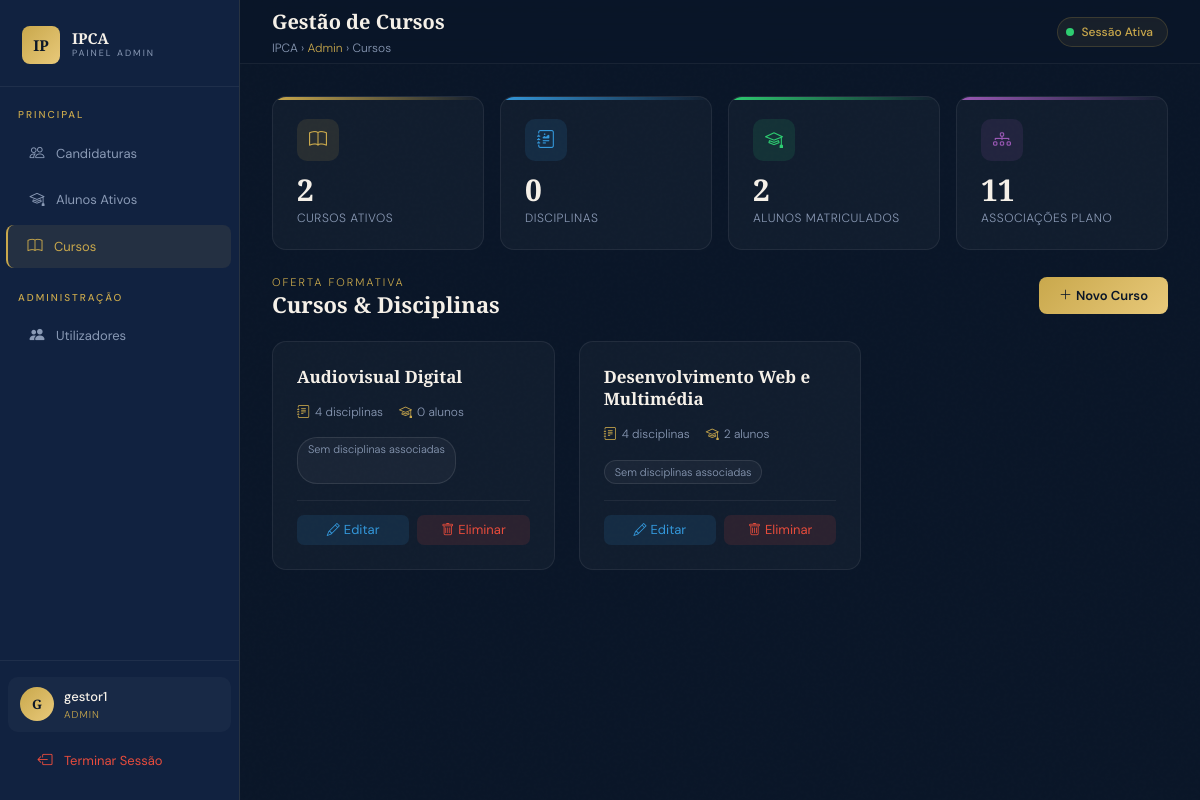
Page /gerir_cursos.php (signed in) on the earlier database version.
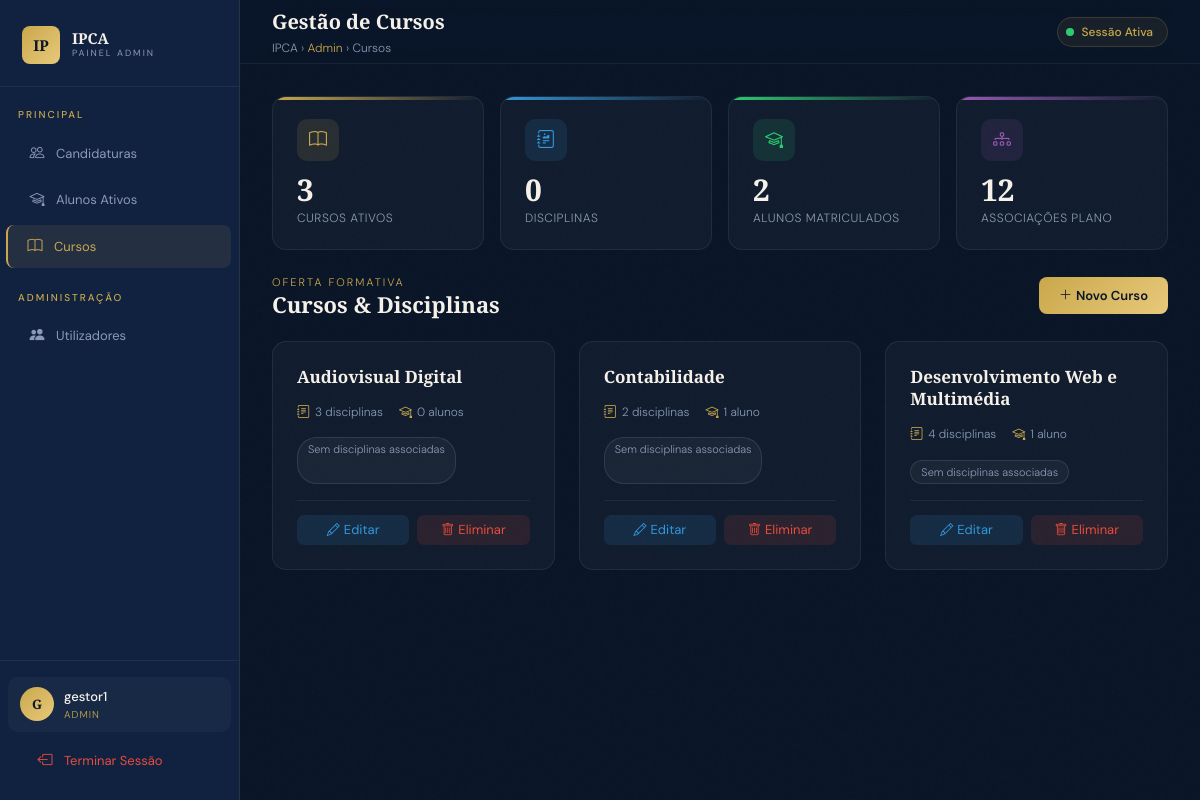
Same page on the later database version.
### tables this page shows
CREATE TABLE `cursos` (
  `ID` int(11) NOT NULL,
  `Nome` text NOT NULL
);

### gerir_cursos.php (the view, shortened to what the changed rows need)
<?php
include "db.php";
$cursos_result = $conn->query("
    SELECT c.ID, c.Nome,
           COUNT(DISTINCT pe.DISCIPLINA) AS num_disciplinas,
           COUNT(DISTINCT a.id)          AS num_alunos
    FROM cursos c
    LEFT JOIN plano_estudos pe ON pe.CURSOS = c.ID
    LEFT JOIN alunos a         ON a.curso_id = c.ID
    GROUP BY c.ID, c.Nome
    ORDER BY c.Nome ASC
");
$todas_disc   = [];
$plano_map  = [];
$plano_rows = $conn->query("SELECT CURSOS, DISCIPLINA FROM plano_estudos");
foreach ($plano_rows->fetchAll() as $p) {
    $plano_map[$p['CURSOS']][] = (int)$p['DISCIPLINA'];
}
$cursos_all = $cursos_result->fetchAll();
$total_cursos = count($cursos_all);
?>
<!DOCTYPE html>
<html lang="pt-PT">
<head>
<link href="https://cdn.jsdelivr.net/npm/bootstrap@5.3.3/dist/css/bootstrap.min.css" rel="stylesheet">
<link href="https://cdn.jsdelivr.net/npm/bootstrap-icons@1.11.3/font/bootstrap-icons.min.css" rel="stylesheet">
<link rel="stylesheet" href="css/dashboard.css">
<link rel="stylesheet" href="css/adicionar_curso.css">
</head>
<body>
<div class="main-wrap">
  <div class="page-content">
    <div class="row g-3 mb-4">
      <div class="col-6 col-md-3">
        <div class="stat-card" style="--card-color:#c9a84c;--card-rgb:201,168,76">
          <div class="stat-icon"><i class="bi bi-book"></i></div>
          <div class="stat-value"><?php echo $total_cursos; ?></div>
          <div class="stat-label">Cursos Ativos</div>
        </div>
      </div>
      <div class="col-6 col-md-3">
        <div class="stat-card" style="--card-color:#9b59b6;--card-rgb:155,89,182">
          <div class="stat-icon"><i class="bi bi-diagram-3"></i></div>
          <div class="stat-value"><?php echo $conn->query("SELECT COUNT(*) as n FROM plano_estudos")->fetchColumn(); ?></div>
          <div class="stat-label">Associações Plano</div>
        </div>
      </div>
    </div>
    <div class="d-flex justify-content-between align-items-center mb-4">
      <div>
        <h2 style="font-family:'Playfair Display',serif;font-size:22px;font-weight:700;color:var(--cream);margin:0;">
          Cursos &amp; Disciplinas
        </h2>
      </div>
    </div>
    <div class="row g-4" id="cursosGrid">
      <?php
        foreach ($cursos_all as $curso):
          $disc_ids   = $plano_map[$curso['ID']] ?? [];
          $disc_nomes = array_filter($todas_disc, fn($d) => in_array((int)$d['ID'], $disc_ids));
      ?>
      <div class="col-md-6 col-xl-4">
        <div class="curso-card">
          <div class="curso-nome"><?php echo htmlspecialchars($curso['Nome']); ?></div>
          <div class="curso-meta">
            <div class="curso-meta-item">
              <i class="bi bi-journal-text"></i>
              <?php echo $curso['num_disciplinas']; ?> disciplina<?php echo $curso['num_disciplinas'] != 1 ? 's' : ''; ?>
            </div>
            <div class="curso-meta-item">
              <i class="bi bi-mortarboard"></i>
              <?php echo $curso['num_alunos']; ?> aluno<?php echo $curso['num_alunos'] != 1 ? 's' : ''; ?>
            </div>
          </div>
          <div class="disc-chips">
            <?php if (!empty($disc_nomes)):
              foreach ($disc_nomes as $d): ?>
                <span class="disc-chip"><?php echo htmlspecialchars($d['Nome_disc']); ?></span>
            <?php endforeach;
            else: ?>
              <span class="disc-chip empty">Sem disciplinas associadas</span>
            <?php endif; ?>
          </div>
          <div class="curso-actions">
            <button class="action-btn action-view" style="flex:1;width:auto;padding:6px 0;"
                    onclick="abrirEditar(
                      <?php echo $curso['ID']; ?>,
                      '<?php echo addslashes($curso['Nome']); ?>',
                      <?php echo json_encode(array_values($disc_ids)); ?>
                    )">
              <i class="bi bi-pencil me-1"></i> Editar
            </button>
            <?php if ($_SESSION['tipo'] === 'admin'): ?>
            <button class="action-btn action-delete" style="flex:1;width:auto;padding:6px 0;"
                    onclick="abrirEliminar(<?php echo $curso['ID']; ?>, '<?php echo addslashes($curso['Nome']); ?>')">
              <i class="bi bi-trash me-1"></i> Eliminar
            </button>
            <?php endif; ?>
          </div>
        </div>
      </div>
      <?php endforeach; ?>
    </div>
  </div>
</div>
</body>
</html>

Differences in the rows shown:
computed for cursos "Audiovisual Digital": num_disciplinas "4" → "3"
added cursos: Nome "Contabilidade", num_disciplinas "2", num_alunos "1"
shown differently, row unchanged: cursos "Desenvolvimento Web e Multimédia": num_alunos "2" → "1"; no longer shows "s"
Other differences:
$total_cursos: "2" → "3"
$conn->query("SELECT COUNT(*) as n FROM plano_estudos")->fetchColumn(): "11" → "12"
